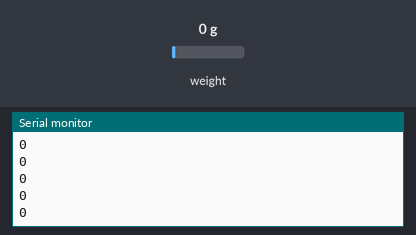
A sketch run on a simulated Arduino Uno, built with avr-gcc and run on an emulated ATmega328P. On the bench: the last lines printed to the serial monitor. The test bench sets the inputs (shaded band); at power-on: weight on the scale 0 g.

Above: at 1.2 s.
1.3 s: weight on the scale set to 100 g
At 1.31 s:
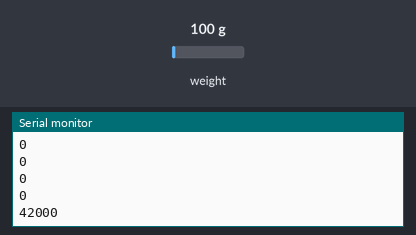
2.8 s: weight on the scale set to 1250 g
At 2.81 s:
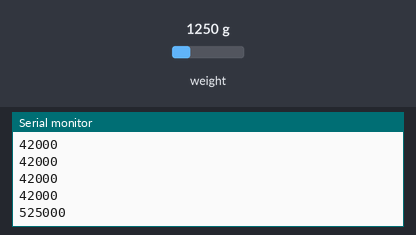
Timing chart, 0 to 5.8 s (numbered marks = the images above; inputs shaded):
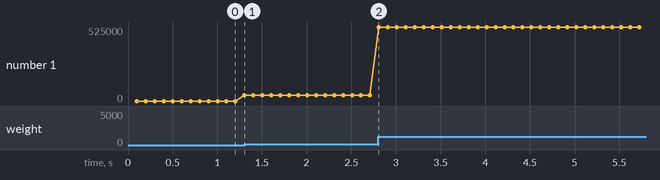

Measured:
- after the input at 1.3 s, the serial monitor: prints a new line at once (image 1)
- after the input at 2.8 s, the serial monitor: prints a new line at once (image 2)
- plotted number 1: 0 → 42000 after the input at 1.3 s, 42000 → 525000 after the input at 2.8 s

The sketch:

hx711.ino
```cpp
#include <Q2HX711.h>

Q2HX711 hx711(A1, A0);

const int led = 2;

int state = 0;

void setup() {
  Serial.begin(230400);
  digitalWrite(led, HIGH);
}

void blink()
{
  state = !state;
  if (state)
  {
    digitalWrite(led, HIGH);
  }
  else
  {
    digitalWrite(led, LOW);
  }
}

void loop() {
  Serial.println(hx711.read());
}
```
